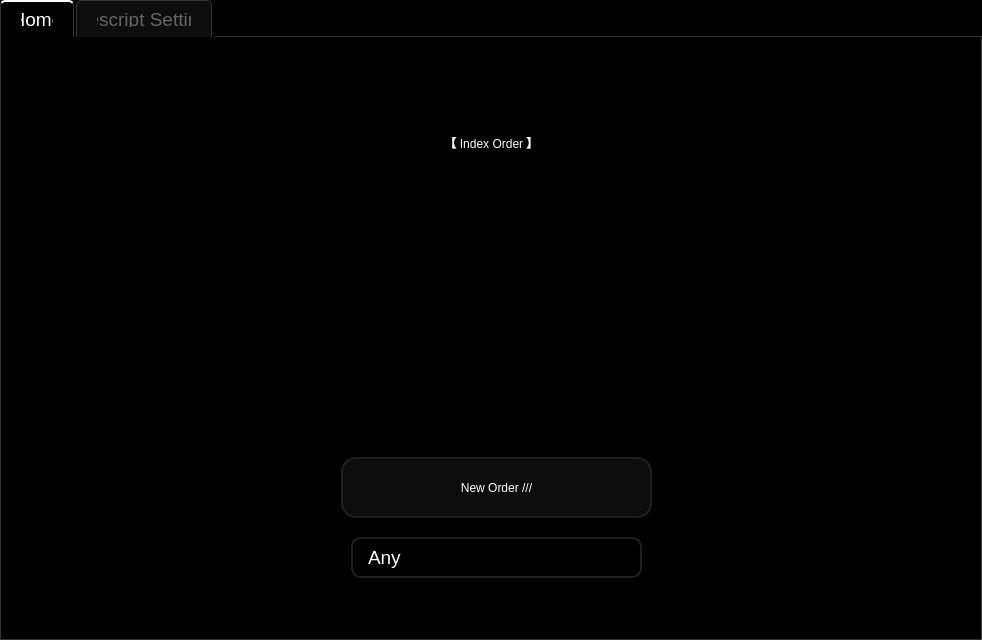
<?xml version="1.0" encoding="UTF-8"?>
<ui version="4.0">
 <class>MainWindow</class>
 <widget class="QMainWindow" name="MainWindow">
  <property name="geometry">
   <rect>
    <x>0</x>
    <y>0</y>
    <width>982</width>
    <height>640</height>
   </rect>
  </property>
  <property name="minimumSize">
   <size>
    <width>982</width>
    <height>640</height>
   </size>
  </property>
  <property name="maximumSize">
   <size>
    <width>982</width>
    <height>640</height>
   </size>
  </property>
  <property name="windowTitle">
   <string>Index Order</string>
  </property>
  <property name="styleSheet">
   <string notr="true">/* --- MAIN WINDOW BACKGROUND --- */
QMainWindow {
    background-color: black;
}

/* --- TABS --- */
QTabWidget::pane {
    border: 1px solid #333; /* Subtle dark border around content */
    top: -1px; /* Merges border with tab bar */
	background-color: black;
}
QTabBar::tab {
    background: #0d0d0d;
    color: #666; /* Darker grey for inactive tabs */
    padding: 10px 20px;
    font-family: &quot;Footlight MT&quot;;
    font-size: 14pt;
    border: 1px solid #333;
    border-bottom: none;
    border-top-left-radius: 5px;
    border-top-right-radius: 5px;
    margin-right: 2px;
}
QTabBar::tab:selected {
    background: black;
    color: white;
    border-top: 2px solid white; /* White line on active tab */
    border-bottom: 1px solid black; /* Blends with background */
}
QTabBar::tab:hover {
    color: #bbb; /* Light grey on hover */
}

/* --- LABELS (Headings) --- */
QLabel {
    color: white;
    font-family: &quot;Footlight MT&quot;;
}

/* --- BUTTONS (Global Style) --- */
QPushButton {
    font: 300 18pt &quot;Footlight MT&quot;;
   	border: 2px solid rgb(31, 31, 31);   /* You need a border to see the curve clearly */
	border-radius: 15px;      /* Higher number = rounder corners */
	padding: 5px 10px;        /* Adds space inside so text doesn't hit the curve */
	color: white;
	background-color: rgb(13, 13, 13);
}
QPushButton:hover {
    background-color: white; /* Invert colors on hover */
    border: 2px solid rgb(62, 62, 62);
}
QPushButton:pressed {
    background-color: #ccc; /* Light grey when clicked */
    color: black;
}

/* --- INPUT FIELDS &amp; LISTS --- */
QLineEdit, QListWidget {
    background-color: rgb(13, 13, 13);
    color: white;
    border: 2px solid #555;
    border-radius: 10px;
    font-family: &quot;Footlight MT&quot;;
    font-size: 14pt;
    padding: 5px;
    selection-background-color: white;
    selection-color: black;
}
QLineEdit:focus, QListWidget:focus {
    border: 2px solid white; /* White Highlight when typing */
}

/* --- RADIO BUTTONS --- */
QGroupBox {
    color: white;
    font-family: &quot;Footlight MT&quot;;
    font-size: 12pt;
    border: 1px solid #333;
    border-radius: 5px;
    margin-top: 20px;
}
QGroupBox::title {
    subcontrol-origin: margin;
    left: 10px;
    padding: 0 3px;
    color: white; 
}
QRadioButton {
    color: white;
    font-size: 14pt;
    font-family: &quot;Footlight MT&quot;;
    spacing: 10px;
}
QRadioButton::indicator {
    width: 14px;
    height: 14px;
    border-radius: 8px;
    border: 2px solid #777;
    background: transparent;
}
QRadioButton::indicator:checked {
    background-color: white; /* White Fill */
    border: 2px solid white;
}
QRadioButton::indicator:hover {
    border: 2px solid #aaa;
}

/* --- SCROLL BAR (Optional: Makes it dark instead of standard Windows grey) --- */
QScrollBar:vertical {
    border: none;
    background: black;
    width: 10px;
    margin: 0px;
}
QScrollBar::handle:vertical {
    background: #444;
    min-height: 20px;
    border-radius: 5px;
}
QScrollBar::add-line:vertical, QScrollBar::sub-line:vertical {
    height: 0px;
}

QComboBox {
    background-color: rgb(13, 13, 13);
    color: white;
    border: 2px solid rgb(31, 31, 31);
    border-radius: 10px;
    padding: 5px 15px; /* Extra padding on right for arrow */
    font-family: &quot;Footlight MT&quot;;
    font-size: 14pt;
}

QComboBox::drop-down {
    border: none;
    background: transparent;
    width: 30px;
}

/* The arrow icon */
QComboBox::down-arrow {
    image: none;
    border-left: 5px solid transparent;
    border-right: 5px solid transparent;
    border-top: 7px solid white; /* Draws a white triangle */
    margin-right: 10px;
}

/* The popup list */
QComboBox QAbstractItemView {
    background-color: rgb(13, 13, 13);
    color: white;
     border: 2px solid rgb(31, 31, 31);
    selection-background-color: white;
    selection-color: black;
    outline: none;
}

/* --- NEW CARD --- */

.overlay-container {
  position: fixed;
  top: 0;
  left: 0;
  width: 100%;
  height: 100%;
  /* This creates a perfect center axis */
  display: flex;
  justify-content: center;
  align-items: center;
}

.new-order-card {
  position: fixed;
  top: 50%;
  left: 50%;
  /* This pulls the element back by half its own width/height to center it perfectly */
  transform: translate(-50%, -50%);
}</string>
  </property>
  <widget class="QWidget" name="centralwidget">
   <layout class="QVBoxLayout" name="verticalLayout">
    <property name="spacing">
     <number>0</number>
    </property>
    <property name="leftMargin">
     <number>0</number>
    </property>
    <property name="topMargin">
     <number>0</number>
    </property>
    <property name="rightMargin">
     <number>0</number>
    </property>
    <property name="bottomMargin">
     <number>0</number>
    </property>
    <item>
     <widget class="QTabWidget" name="tabWidget">
      <property name="layoutDirection">
       <enum>Qt::LayoutDirection::LeftToRight</enum>
      </property>
      <property name="styleSheet">
       <string notr="true">font: 300 12pt &quot;Footlight MT&quot;;
background-color: rgb(0, 0, 0);
</string>
      </property>
      <property name="currentIndex">
       <number>0</number>
      </property>
      <widget class="QWidget" name="tab_3">
       <attribute name="title">
        <string>Home</string>
       </attribute>
       <widget class="QLabel" name="label">
        <property name="geometry">
         <rect>
          <x>0</x>
          <y>30</y>
          <width>981</width>
          <height>151</height>
         </rect>
        </property>
        <property name="toolTip">
         <string>&lt;html&gt;&lt;head/&gt;&lt;body&gt;&lt;p align=&quot;center&quot;&gt;&lt;br/&gt;&lt;/p&gt;&lt;/body&gt;&lt;/html&gt;</string>
        </property>
        <property name="styleSheet">
         <string notr="true">font: 300 32pt &quot;Footlight MT&quot;;</string>
        </property>
        <property name="text">
         <string>【 Index Order 】</string>
        </property>
        <property name="alignment">
         <set>Qt::AlignmentFlag::AlignCenter</set>
        </property>
       </widget>
       <widget class="QPushButton" name="btn_generate">
        <property name="geometry">
         <rect>
          <x>340</x>
          <y>420</y>
          <width>311</width>
          <height>61</height>
         </rect>
        </property>
        <property name="cursor">
         <cursorShape>PointingHandCursor</cursorShape>
        </property>
        <property name="mouseTracking">
         <bool>true</bool>
        </property>
        <property name="styleSheet">
         <string notr="true">font: 300 20pt &quot;Footlight MT&quot;;
background-color: rgb(13, 13, 13);
</string>
        </property>
        <property name="text">
         <string>New Order ///</string>
        </property>
       </widget>
       <widget class="QComboBox" name="combo_gen_mode">
        <property name="geometry">
         <rect>
          <x>350</x>
          <y>500</y>
          <width>291</width>
          <height>41</height>
         </rect>
        </property>
        <item>
         <property name="text">
          <string>Any</string>
         </property>
        </item>
        <item>
         <property name="text">
          <string>Combat</string>
         </property>
        </item>
        <item>
         <property name="text">
          <string>Narrative</string>
         </property>
        </item>
       </widget>
      </widget>
      <widget class="QWidget" name="tab_4">
       <property name="layoutDirection">
        <enum>Qt::LayoutDirection::LeftToRight</enum>
       </property>
       <attribute name="title">
        <string>Prescript Settings</string>
       </attribute>
       <layout class="QVBoxLayout" name="verticalLayout_2">
        <item>
         <widget class="QLabel" name="label_2">
          <property name="toolTip">
           <string>&lt;html&gt;&lt;head/&gt;&lt;body&gt;&lt;p align=&quot;center&quot;&gt;&lt;br/&gt;&lt;/p&gt;&lt;/body&gt;&lt;/html&gt;</string>
          </property>
          <property name="styleSheet">
           <string notr="true">font: 300 32pt &quot;Footlight MT&quot;;</string>
          </property>
          <property name="text">
           <string>【 Prescripts 】</string>
          </property>
          <property name="alignment">
           <set>Qt::AlignmentFlag::AlignCenter</set>
          </property>
         </widget>
        </item>
        <item>
         <widget class="QScrollArea" name="scrollArea">
          <property name="maximumSize">
           <size>
            <width>16777215</width>
            <height>16777215</height>
           </size>
          </property>
          <property name="layoutDirection">
           <enum>Qt::LayoutDirection::LeftToRight</enum>
          </property>
          <property name="styleSheet">
           <string notr="true">background-color: rgb(0, 0, 0);
border: none;</string>
          </property>
          <property name="horizontalScrollBarPolicy">
           <enum>Qt::ScrollBarPolicy::ScrollBarAlwaysOff</enum>
          </property>
          <property name="widgetResizable">
           <bool>true</bool>
          </property>
          <widget class="QWidget" name="scrollAreaWidgetContents_2">
           <property name="geometry">
            <rect>
             <x>0</x>
             <y>0</y>
             <width>962</width>
             <height>394</height>
            </rect>
           </property>
           <layout class="QHBoxLayout" name="horizontalLayout">
            <item>
             <spacer name="horizontalSpacer">
              <property name="orientation">
               <enum>Qt::Orientation::Horizontal</enum>
              </property>
              <property name="sizeType">
               <enum>QSizePolicy::Policy::Maximum</enum>
              </property>
              <property name="sizeHint" stdset="0">
               <size>
                <width>150</width>
                <height>20</height>
               </size>
              </property>
             </spacer>
            </item>
            <item>
             <widget class="QListWidget" name="list_orders">
              <property name="styleSheet">
               <string notr="true">background-color: rgb(0, 0, 0);
color: rgb(255, 255, 255);
font: 300 14pt &quot;Footlight MT&quot;;
border-left: 2px dotted white;
padding-left: 10px;</string>
              </property>
              <property name="horizontalScrollBarPolicy">
               <enum>Qt::ScrollBarPolicy::ScrollBarAlwaysOff</enum>
              </property>
              <property name="selectionMode">
               <enum>QAbstractItemView::SelectionMode::ExtendedSelection</enum>
              </property>
              <property name="isWrapping" stdset="0">
               <bool>false</bool>
              </property>
              <property name="resizeMode">
               <enum>QListView::ResizeMode::Adjust</enum>
              </property>
              <property name="wordWrap">
               <bool>true</bool>
              </property>
             </widget>
            </item>
            <item>
             <spacer name="horizontalSpacer_2">
              <property name="orientation">
               <enum>Qt::Orientation::Horizontal</enum>
              </property>
              <property name="sizeType">
               <enum>QSizePolicy::Policy::Maximum</enum>
              </property>
              <property name="sizeHint" stdset="0">
               <size>
                <width>150</width>
                <height>20</height>
               </size>
              </property>
             </spacer>
            </item>
           </layout>
          </widget>
         </widget>
        </item>
        <item>
         <widget class="QFrame" name="frame_2">
          <property name="minimumSize">
           <size>
            <width>0</width>
            <height>40</height>
           </size>
          </property>
          <property name="styleSheet">
           <string notr="true">border: none;</string>
          </property>
          <property name="frameShape">
           <enum>QFrame::Shape::StyledPanel</enum>
          </property>
          <property name="frameShadow">
           <enum>QFrame::Shadow::Raised</enum>
          </property>
          <layout class="QHBoxLayout" name="horizontalLayout_3">
           <item>
            <spacer name="horizontalSpacer_3">
             <property name="orientation">
              <enum>Qt::Orientation::Horizontal</enum>
             </property>
             <property name="sizeType">
              <enum>QSizePolicy::Policy::Maximum</enum>
             </property>
             <property name="sizeHint" stdset="0">
              <size>
               <width>150</width>
               <height>20</height>
              </size>
             </property>
            </spacer>
           </item>
           <item>
            <widget class="QLineEdit" name="input_new_order">
             <property name="minimumSize">
              <size>
               <width>0</width>
               <height>30</height>
              </size>
             </property>
             <property name="styleSheet">
              <string notr="true">background-color: rgb(255, 255, 255);
color: rgb(0, 0, 0);
font: 300 12pt &quot;Footlight MT&quot;;
border: 2px solid #555;   /* You need a border to see the curve clearly */
border-radius: 10px;      /* Higher number = rounder corners */
padding: 5px 10px;        /* Adds space inside so text doesn't hit the curve */
</string>
             </property>
             <property name="placeholderText">
              <string>Type your 'Prescript' here...</string>
             </property>
            </widget>
           </item>
           <item>
            <widget class="QComboBox" name="combo_add_mode">
             <item>
              <property name="text">
               <string>Combat</string>
              </property>
             </item>
             <item>
              <property name="text">
               <string>Narrative</string>
              </property>
             </item>
            </widget>
           </item>
           <item>
            <spacer name="horizontalSpacer_4">
             <property name="orientation">
              <enum>Qt::Orientation::Horizontal</enum>
             </property>
             <property name="sizeType">
              <enum>QSizePolicy::Policy::Maximum</enum>
             </property>
             <property name="sizeHint" stdset="0">
              <size>
               <width>150</width>
               <height>20</height>
              </size>
             </property>
            </spacer>
           </item>
          </layout>
         </widget>
        </item>
        <item>
         <widget class="QFrame" name="frame">
          <property name="minimumSize">
           <size>
            <width>0</width>
            <height>50</height>
           </size>
          </property>
          <property name="styleSheet">
           <string notr="true">border: none;</string>
          </property>
          <property name="frameShape">
           <enum>QFrame::Shape::StyledPanel</enum>
          </property>
          <property name="frameShadow">
           <enum>QFrame::Shadow::Raised</enum>
          </property>
          <layout class="QHBoxLayout" name="horizontalLayout_2">
           <item>
            <spacer name="horizontalSpacer_6">
             <property name="orientation">
              <enum>Qt::Orientation::Horizontal</enum>
             </property>
             <property name="sizeHint" stdset="0">
              <size>
               <width>40</width>
               <height>20</height>
              </size>
             </property>
            </spacer>
           </item>
           <item>
            <widget class="QPushButton" name="btn_delete">
             <property name="minimumSize">
              <size>
               <width>300</width>
               <height>50</height>
              </size>
             </property>
             <property name="maximumSize">
              <size>
               <width>400</width>
               <height>16777215</height>
              </size>
             </property>
             <property name="cursor">
              <cursorShape>PointingHandCursor</cursorShape>
             </property>
             <property name="styleSheet">
              <string notr="true">font: 300 15pt &quot;Footlight MT&quot;;
border: 2px solid rgb(31, 31, 31);   /* You need a border to see the curve clearly */
border-radius: 15px;      /* Higher number = rounder corners */
padding: 5px 10px;        /* Adds space inside so text doesn't hit the curve */
color: white;
background-color: rgb(13, 13, 13);</string>
             </property>
             <property name="text">
              <string>Delete Selected Prescript</string>
             </property>
            </widget>
           </item>
           <item>
            <spacer name="horizontalSpacer_5">
             <property name="orientation">
              <enum>Qt::Orientation::Horizontal</enum>
             </property>
             <property name="sizeHint" stdset="0">
              <size>
               <width>40</width>
               <height>20</height>
              </size>
             </property>
            </spacer>
           </item>
           <item>
            <widget class="QPushButton" name="btn_add">
             <property name="minimumSize">
              <size>
               <width>300</width>
               <height>50</height>
              </size>
             </property>
             <property name="maximumSize">
              <size>
               <width>400</width>
               <height>16777215</height>
              </size>
             </property>
             <property name="cursor">
              <cursorShape>PointingHandCursor</cursorShape>
             </property>
             <property name="styleSheet">
              <string notr="true">font: 300 15pt &quot;Footlight MT&quot;;
border: 2px solid rgb(31, 31, 31);   /* You need a border to see the curve clearly */
border-radius: 15px;      /* Higher number = rounder corners */
padding: 5px 10px;        /* Adds space inside so text doesn't hit the curve */
color: white;
background-color: rgb(13, 13, 13);</string>
             </property>
             <property name="text">
              <string>Add a Prescript</string>
             </property>
            </widget>
           </item>
           <item>
            <spacer name="horizontalSpacer_7">
             <property name="orientation">
              <enum>Qt::Orientation::Horizontal</enum>
             </property>
             <property name="sizeHint" stdset="0">
              <size>
               <width>40</width>
               <height>20</height>
              </size>
             </property>
            </spacer>
           </item>
          </layout>
         </widget>
        </item>
       </layout>
      </widget>
     </widget>
    </item>
   </layout>
  </widget>
 </widget>
 <resources/>
 <connections/>
</ui>
